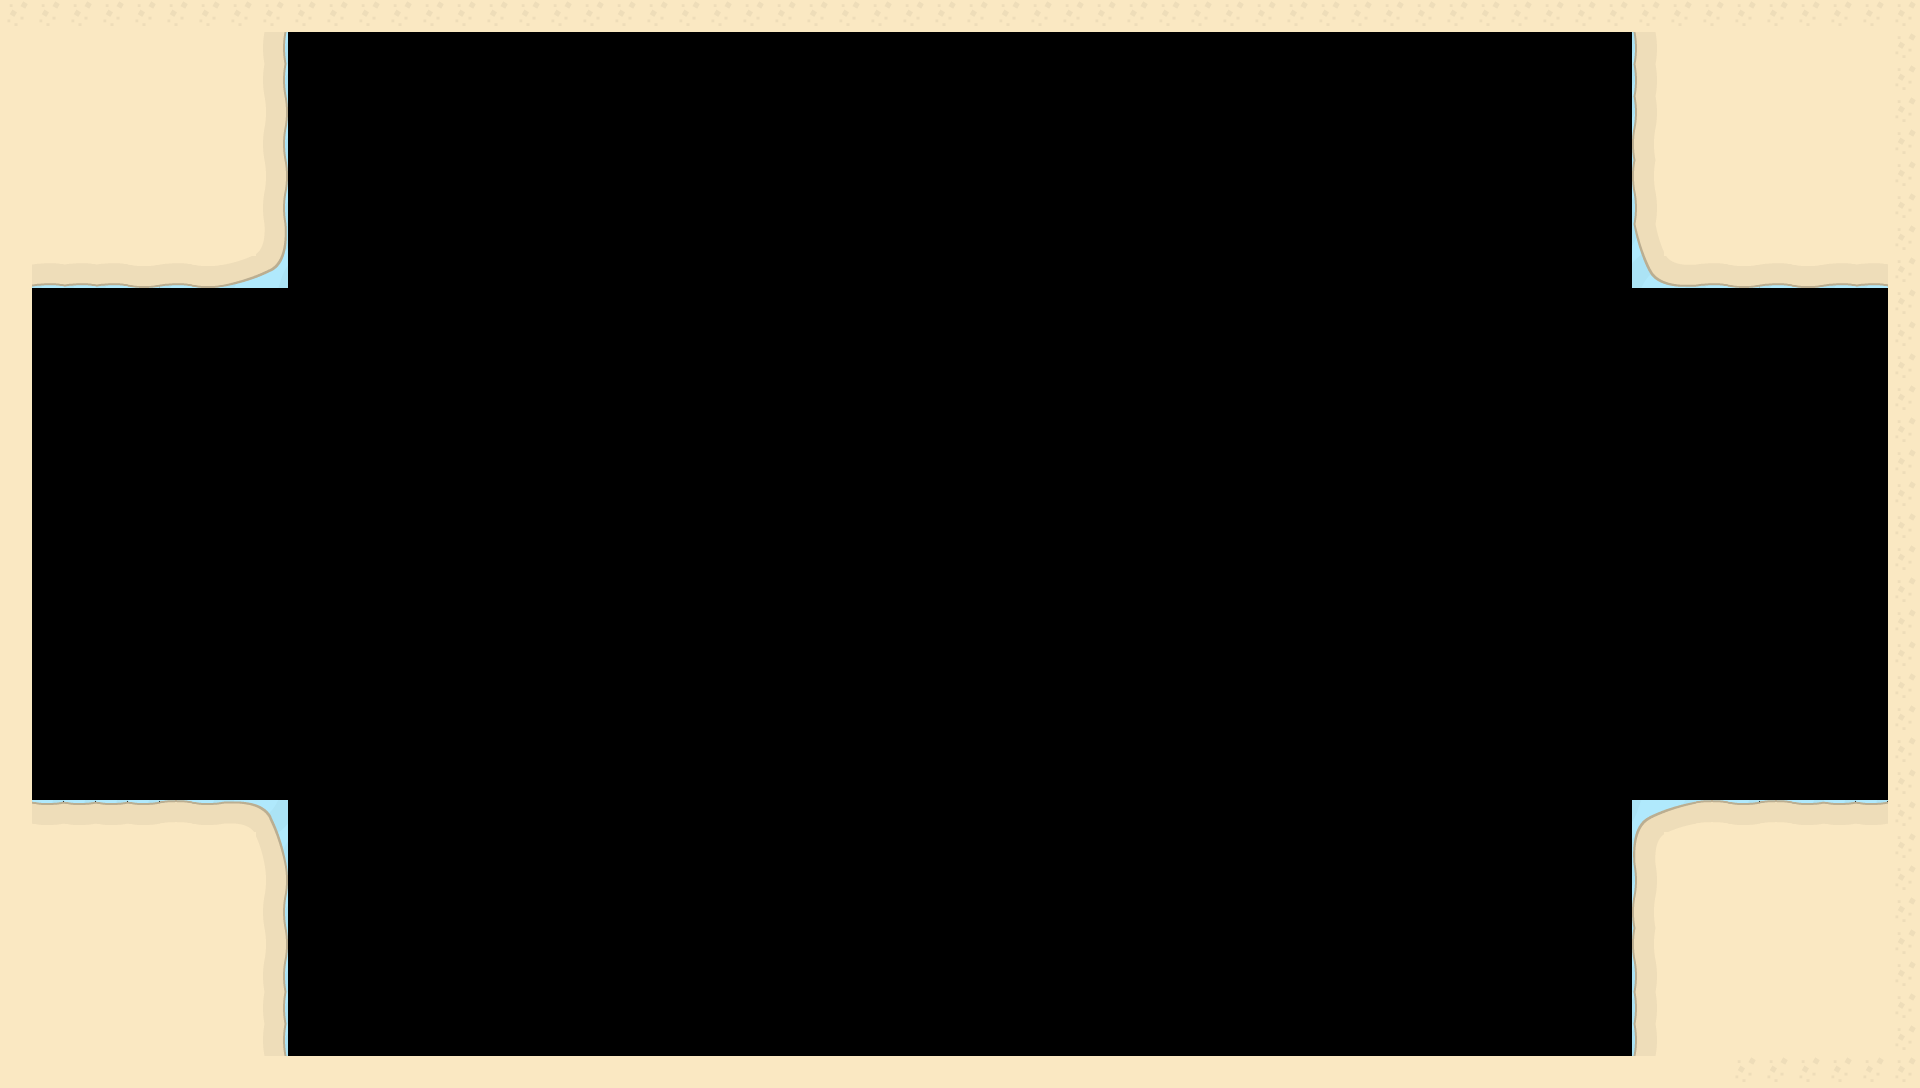

This game map was drawn from its Tiled (.tmx) file and the tilesets committed beside it. A one-line description and the full map source follow:
An orthogonal 60x34 tile map with 32x32 px tiles, 1 tile layer (Tile Layer 1) and 1 object.

<map version="1.0" tiledversion="1.0.2" orientation="orthogonal" renderorder="right-down" width="60" height="34" tilewidth="32" tileheight="32" nextobjectid="2">
 <tileset firstgid="1" source="finalset.tsx" />
 <layer name="Tile Layer 1" width="60" height="34">
  <data encoding="csv">
298,298,298,298,298,298,298,298,298,298,298,298,298,298,298,298,298,298,298,298,298,298,298,298,298,298,298,298,298,298,298,298,298,298,298,298,298,298,298,298,298,298,298,298,298,298,298,298,298,298,298,298,298,298,298,298,298,298,298,298,
10,42,42,42,42,42,42,42,114,0,0,0,0,0,0,0,0,0,0,0,0,0,0,0,0,0,0,0,0,0,0,0,0,0,0,0,0,0,0,0,0,0,0,0,0,0,0,0,0,0,0,75,105,105,105,105,105,105,105,298,
10,42,42,42,42,42,42,42,114,0,0,0,0,0,0,0,0,0,0,0,0,0,0,0,0,0,0,0,0,0,0,0,0,0,0,0,0,0,0,0,0,0,0,0,0,0,0,0,0,0,0,75,42,42,42,42,42,42,105,298,
10,42,42,42,42,42,42,42,82,0,0,0,0,0,0,0,0,0,0,0,0,0,0,0,0,0,0,0,0,0,0,0,0,0,0,0,0,0,0,0,0,0,0,0,0,0,0,0,0,0,0,75,42,42,42,42,42,42,105,298,
10,42,42,42,42,42,42,42,114,0,0,0,0,0,0,0,0,0,0,0,0,0,0,0,0,0,0,0,0,0,0,0,0,0,0,0,0,0,0,0,0,0,0,0,0,0,0,0,0,0,0,107,42,42,42,42,42,42,105,298,
10,42,42,42,42,42,42,42,146,0,0,0,0,0,0,0,0,0,0,0,0,0,0,0,0,0,0,0,0,0,0,0,0,0,0,0,0,0,0,0,0,0,0,0,0,0,0,0,0,0,0,139,42,42,42,42,42,42,105,298,
10,42,42,42,42,42,42,42,178,0,0,0,0,0,0,0,0,0,0,0,0,0,0,0,0,0,0,0,0,0,0,0,0,0,0,0,0,0,0,0,0,0,0,0,0,0,0,0,0,0,0,171,42,42,42,42,42,42,105,298,
10,42,42,42,42,42,42,42,210,0,0,0,0,0,0,0,0,0,0,0,0,0,0,0,0,0,0,0,0,0,0,0,0,0,0,0,0,0,0,0,0,0,0,0,0,0,0,0,0,0,0,203,42,42,42,42,42,42,105,298,
10,237,237,237,238,239,240,241,242,0,0,0,0,0,0,0,0,0,0,0,0,0,0,0,0,0,0,0,0,0,0,0,0,0,0,0,0,0,0,0,0,0,0,0,0,0,0,0,0,0,0,235,236,237,238,239,240,239,239,298,
10,0,0,0,0,0,0,0,0,0,0,0,0,0,0,0,0,0,0,0,0,0,0,0,0,0,0,0,0,0,0,0,0,0,0,0,0,0,0,0,0,0,0,0,0,0,0,0,0,0,0,0,0,0,0,0,0,0,0,298,
10,0,0,0,0,0,0,0,0,0,0,0,0,0,0,0,0,0,0,0,0,0,0,0,0,0,0,0,0,0,0,0,0,0,0,0,0,0,0,0,0,0,0,0,0,0,0,0,0,0,0,0,0,0,0,0,0,0,0,298,
10,0,0,0,0,0,0,0,0,0,0,0,0,0,0,0,0,0,0,0,0,0,0,0,0,0,0,0,0,0,0,0,0,0,0,0,0,0,0,0,0,0,0,0,0,0,0,0,0,0,0,0,0,0,0,0,0,0,0,298,
10,0,0,0,0,0,0,0,0,0,0,0,0,0,0,0,0,0,0,0,0,0,0,0,0,0,0,0,0,0,0,0,0,0,0,0,0,0,0,0,0,0,0,0,0,0,0,0,0,0,0,0,0,0,0,0,0,0,0,298,
10,0,0,0,0,0,0,0,0,0,0,0,0,0,0,0,0,0,0,0,0,0,0,0,0,0,0,0,0,0,0,0,0,0,0,0,0,0,0,0,0,0,0,0,0,0,0,0,0,0,0,0,0,0,0,0,0,0,0,298,
10,0,0,0,0,0,0,0,0,0,0,0,0,0,0,0,0,0,0,0,0,0,0,0,0,0,0,0,0,0,0,0,0,0,0,0,0,0,0,0,0,0,0,0,0,0,0,0,0,0,0,0,0,0,0,0,0,0,0,298,
10,0,0,0,0,0,0,0,0,0,0,0,0,0,0,0,0,0,0,0,0,0,0,0,0,0,0,0,0,0,0,0,0,0,0,0,0,0,0,0,0,0,0,0,0,0,0,0,0,0,0,0,0,0,0,0,0,0,0,298,
10,0,0,0,0,0,0,0,0,0,0,0,0,0,0,0,0,0,0,0,0,0,0,0,0,0,0,0,0,0,0,0,0,0,0,0,0,0,0,0,0,0,0,0,0,0,0,0,0,0,0,0,0,0,0,0,0,0,0,298,
10,0,0,0,0,0,0,0,0,0,0,0,0,0,0,0,0,0,0,0,0,0,0,0,0,0,0,0,0,0,0,0,0,0,0,0,0,0,0,0,0,0,0,0,0,0,0,0,0,0,0,0,0,0,0,0,0,0,0,298,
10,0,0,0,0,0,0,0,0,0,0,0,0,0,0,0,0,0,0,0,0,0,0,0,0,0,0,0,0,0,0,0,0,0,0,0,0,0,0,0,0,0,0,0,0,0,0,0,0,0,0,0,0,0,0,0,0,0,0,298,
10,0,0,0,0,0,0,0,0,0,0,0,0,0,0,0,0,0,0,0,0,0,0,0,0,0,0,0,0,0,0,0,0,0,0,0,0,0,0,0,0,0,0,0,0,0,0,0,0,0,0,0,0,0,0,0,0,0,0,298,
10,0,0,0,0,0,0,0,0,0,0,0,0,0,0,0,0,0,0,0,0,0,0,0,0,0,0,0,0,0,0,0,0,0,0,0,0,0,0,0,0,0,0,0,0,0,0,0,0,0,0,0,0,0,0,0,0,0,0,298,
10,0,0,0,0,0,0,0,0,0,0,0,0,0,0,0,0,0,0,0,0,0,0,0,0,0,0,0,0,0,0,0,0,0,0,0,0,0,0,0,0,0,0,0,0,0,0,0,0,0,0,0,0,0,0,0,0,0,0,298,
10,0,0,0,0,0,0,0,0,0,0,0,0,0,0,0,0,0,0,0,0,0,0,0,0,0,0,0,0,0,0,0,0,0,0,0,0,0,0,0,0,0,0,0,0,0,0,0,0,0,0,0,0,0,0,0,0,0,0,298,
10,0,0,0,0,0,0,0,0,0,0,0,0,0,0,0,0,0,0,0,0,0,0,0,0,0,0,0,0,0,0,0,0,0,0,0,0,0,0,0,0,0,0,0,0,0,0,0,0,0,0,0,0,0,0,0,0,0,0,298,
10,0,0,0,0,0,0,0,0,0,0,0,0,0,0,0,0,0,0,0,0,0,0,0,0,0,0,0,0,0,0,0,0,0,0,0,0,0,0,0,0,0,0,0,0,0,0,0,0,0,0,0,0,0,0,0,0,0,0,298,
42,14,14,14,14,15,16,17,18,0,0,0,0,0,0,0,0,0,0,0,0,0,0,0,0,0,0,0,0,0,0,0,0,0,0,0,0,0,0,0,0,0,0,0,0,0,0,0,0,0,0,11,12,13,14,15,16,14,14,298,
10,42,42,42,42,42,42,42,50,0,0,0,0,0,0,0,0,0,0,0,0,0,0,0,0,0,0,0,0,0,0,0,0,0,0,0,0,0,0,0,0,0,0,0,0,0,0,0,0,0,0,43,42,42,42,42,42,42,105,298,
10,42,42,42,42,42,42,42,82,0,0,0,0,0,0,0,0,0,0,0,0,0,0,0,0,0,0,0,0,0,0,0,0,0,0,0,0,0,0,0,0,0,0,0,0,0,0,0,0,0,0,75,42,42,42,42,42,42,105,298,
10,42,42,42,42,42,42,42,114,0,0,0,0,0,0,0,0,0,0,0,0,0,0,0,0,0,0,0,0,0,0,0,0,0,0,0,0,0,0,0,0,0,0,0,0,0,0,0,0,0,0,107,42,42,42,42,42,42,105,298,
10,42,42,42,42,42,42,42,146,0,0,0,0,0,0,0,0,0,0,0,0,0,0,0,0,0,0,0,0,0,0,0,0,0,0,0,0,0,0,0,0,0,0,0,0,0,0,0,0,0,0,139,42,42,42,42,42,42,105,298,
10,42,42,42,42,42,42,42,178,0,0,0,0,0,0,0,0,0,0,0,0,0,0,0,0,0,0,0,0,0,0,0,0,0,0,0,0,0,0,0,0,0,0,0,0,0,0,0,0,0,0,171,42,42,42,42,42,42,105,298,
10,42,42,42,42,42,42,42,178,0,0,0,0,0,0,0,0,0,0,0,0,0,0,0,0,0,0,0,0,0,0,0,0,0,0,0,0,0,0,0,0,0,0,0,0,0,0,0,0,0,0,171,42,42,42,42,42,42,105,298,
10,42,42,42,42,42,42,42,178,0,0,0,0,0,0,0,0,0,0,0,0,0,0,0,0,0,0,0,0,0,0,0,0,0,0,0,0,0,0,0,0,0,0,0,0,0,0,0,0,0,0,171,105,105,105,105,105,105,105,298,
10,10,10,10,10,10,10,10,10,10,10,10,10,10,10,10,10,10,10,10,10,10,10,10,10,10,10,10,10,10,10,10,10,10,10,10,10,10,10,10,10,10,10,10,10,10,10,10,10,10,10,10,105,105,298,298,298,298,298,298
</data>
 </layer>
 <objectgroup name="collider">
  <object id="1" x="286.667" y="33.3333">
   <polyline points="0,0 -2.66667,225.333 -61.3333,256 -254.667,256 -253.333,764 -33.3333,768 -5.33333,798.667 1.33333,1020 1346.67,1021.33 1344,796 1397.33,762.667 1598.67,766.667 1601.33,250.667 1373.33,249.333 1342.67,209.333 1345.33,-4 0,-2.66667" />
  </object>
 </objectgroup>
</map>